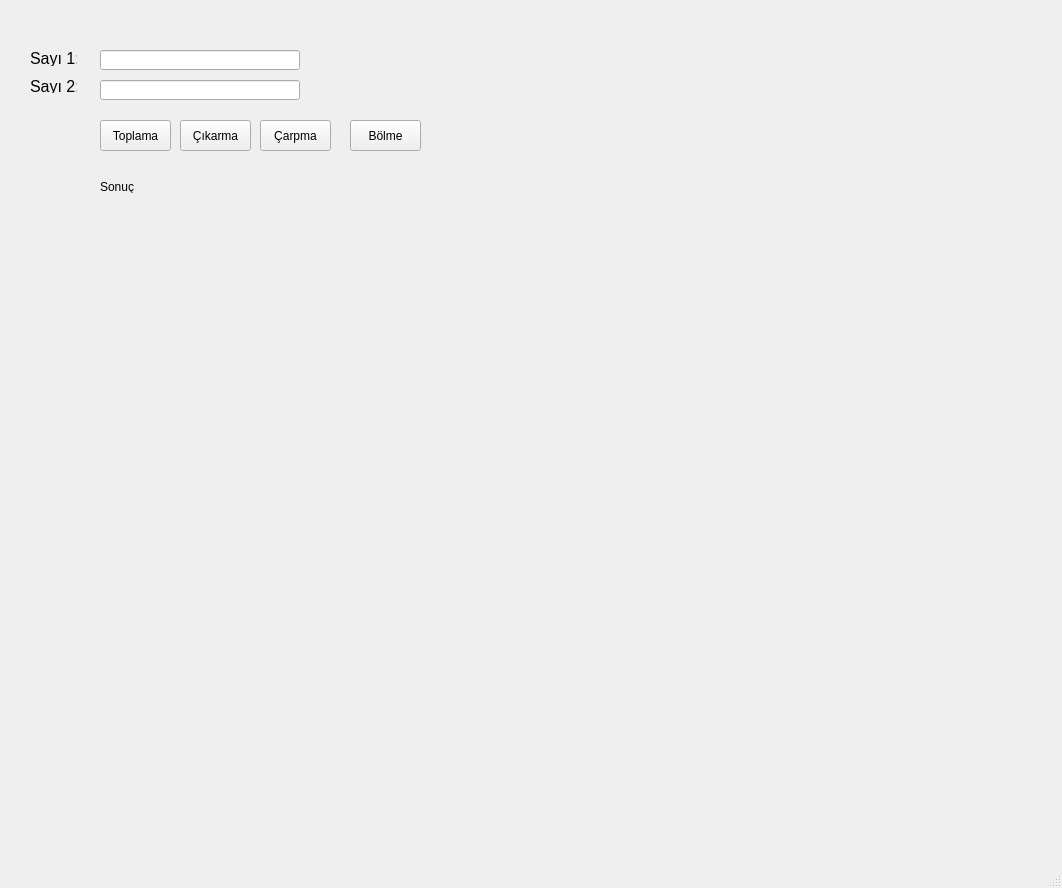
<?xml version="1.0" encoding="UTF-8"?>
<ui version="4.0">
 <class>MainWindow</class>
 <widget class="QMainWindow" name="MainWindow">
  <property name="geometry">
   <rect>
    <x>0</x>
    <y>0</y>
    <width>1062</width>
    <height>888</height>
   </rect>
  </property>
  <property name="windowTitle">
   <string>MainWindow</string>
  </property>
  <widget class="QWidget" name="centralwidget">
   <widget class="QLabel" name="label">
    <property name="geometry">
     <rect>
      <x>30</x>
      <y>50</y>
      <width>47</width>
      <height>16</height>
     </rect>
    </property>
    <property name="font">
     <font>
      <pointsize>12</pointsize>
     </font>
    </property>
    <property name="text">
     <string>Sayı 1:</string>
    </property>
   </widget>
   <widget class="QLabel" name="label_2">
    <property name="geometry">
     <rect>
      <x>30</x>
      <y>80</y>
      <width>47</width>
      <height>13</height>
     </rect>
    </property>
    <property name="font">
     <font>
      <pointsize>12</pointsize>
     </font>
    </property>
    <property name="text">
     <string>Sayı 2:</string>
    </property>
   </widget>
   <widget class="QLineEdit" name="txt_sayi1">
    <property name="geometry">
     <rect>
      <x>100</x>
      <y>50</y>
      <width>200</width>
      <height>20</height>
     </rect>
    </property>
   </widget>
   <widget class="QLineEdit" name="txt_sayi2">
    <property name="geometry">
     <rect>
      <x>100</x>
      <y>80</y>
      <width>200</width>
      <height>20</height>
     </rect>
    </property>
   </widget>
   <widget class="QPushButton" name="btn_toplama">
    <property name="geometry">
     <rect>
      <x>100</x>
      <y>120</y>
      <width>71</width>
      <height>31</height>
     </rect>
    </property>
    <property name="text">
     <string>Toplama</string>
    </property>
   </widget>
   <widget class="QPushButton" name="btn_cikarma">
    <property name="geometry">
     <rect>
      <x>180</x>
      <y>120</y>
      <width>71</width>
      <height>31</height>
     </rect>
    </property>
    <property name="text">
     <string>Çıkarma</string>
    </property>
   </widget>
   <widget class="QPushButton" name="btn_carpma">
    <property name="geometry">
     <rect>
      <x>260</x>
      <y>120</y>
      <width>71</width>
      <height>31</height>
     </rect>
    </property>
    <property name="text">
     <string>Çarpma</string>
    </property>
   </widget>
   <widget class="QPushButton" name="btn_bolme">
    <property name="geometry">
     <rect>
      <x>350</x>
      <y>120</y>
      <width>71</width>
      <height>31</height>
     </rect>
    </property>
    <property name="text">
     <string>Bölme</string>
    </property>
   </widget>
   <widget class="QLabel" name="sonuc">
    <property name="geometry">
     <rect>
      <x>100</x>
      <y>180</y>
      <width>47</width>
      <height>13</height>
     </rect>
    </property>
    <property name="text">
     <string>Sonuç</string>
    </property>
   </widget>
  </widget>
  <widget class="QMenuBar" name="menubar">
   <property name="geometry">
    <rect>
     <x>0</x>
     <y>0</y>
     <width>1062</width>
     <height>21</height>
    </rect>
   </property>
  </widget>
  <widget class="QStatusBar" name="statusbar"/>
 </widget>
 <resources/>
 <connections/>
</ui>
